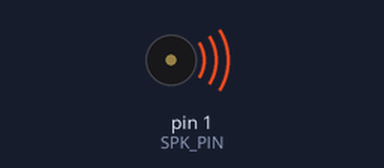
Recording of a sketch running on a simulated Arduino Uno, built with avr-gcc and run on an emulated ATmega328P. On the bench: buzzer (waves = sounding). Random numbers use the default seed unless the sketch sets one.

Above: at 0.1 s.
Timing chart, 0 to 40.0 s (numbered marks = the images above):
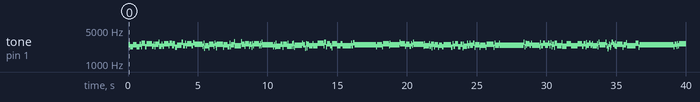

The sketch:

trinket_noise_generator.ino.ino
```cpp
#define SPK_PIN 1

void setup() {
  // put your setup code here, to run once:
  pinMode(SPK_PIN, OUTPUT);
  randomSeed(analogRead(2));
}

void loop() {
   int output = random(0,2);
   digitalWrite (SPK_PIN, output & 1);
   //delay(1);
  // put your main code here, to run repeatedly:
}
```

Measured:
- by itself, tone on pin 1 (SPK_PIN): plays 2480 Hz for 0.12 s, 2259 Hz for 0.20 s, 2505 Hz for 0.28 s, 2284 Hz for 0.20 s, 2543 Hz for 0.12 s, 2285 Hz for 0.04 s … (228 notes in this stretch)
